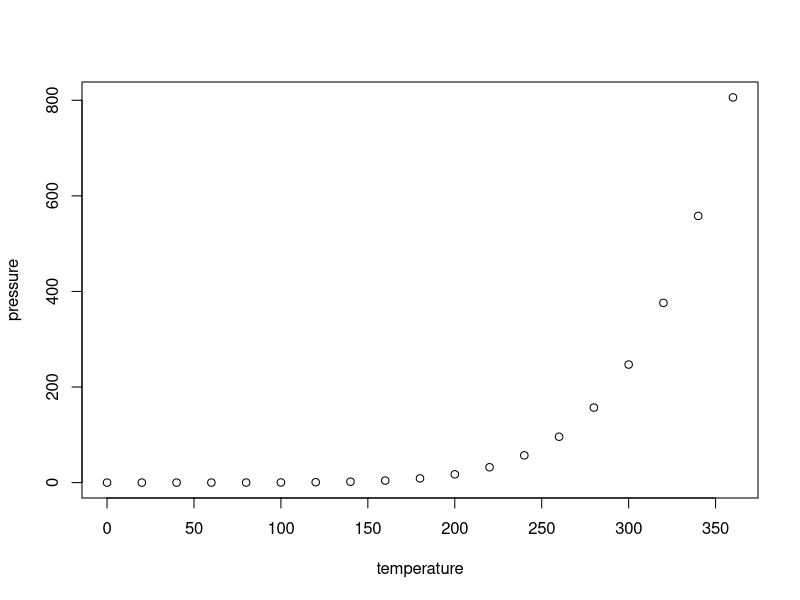
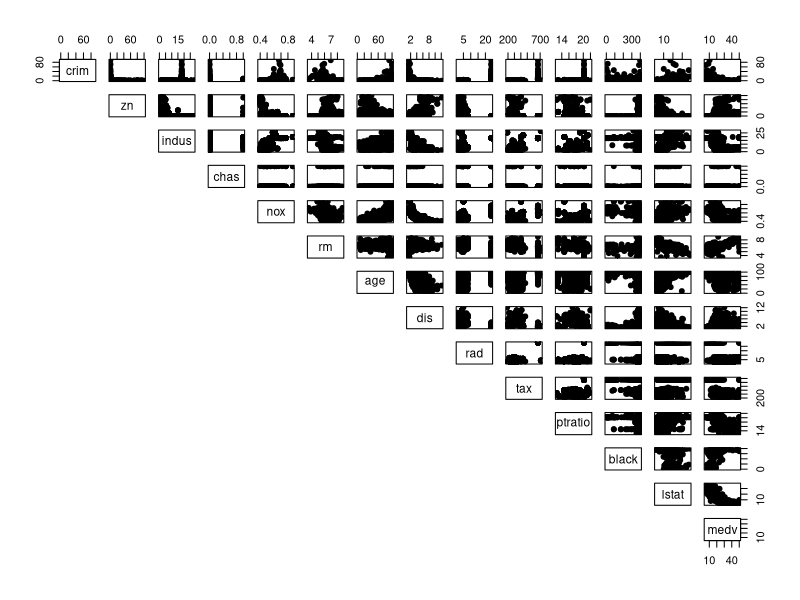
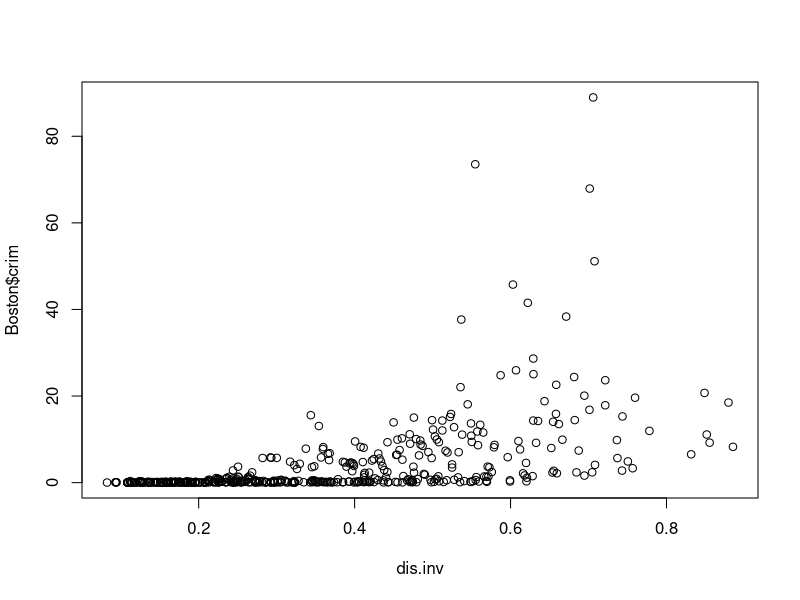
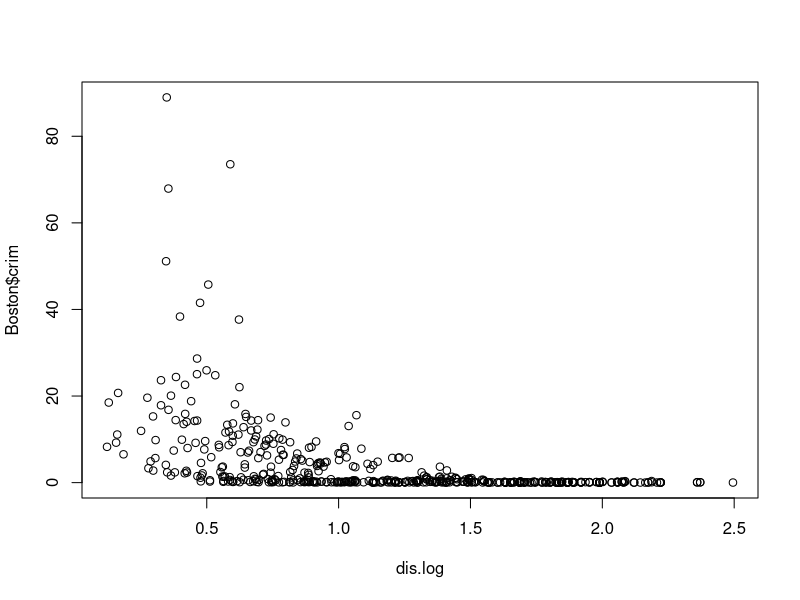
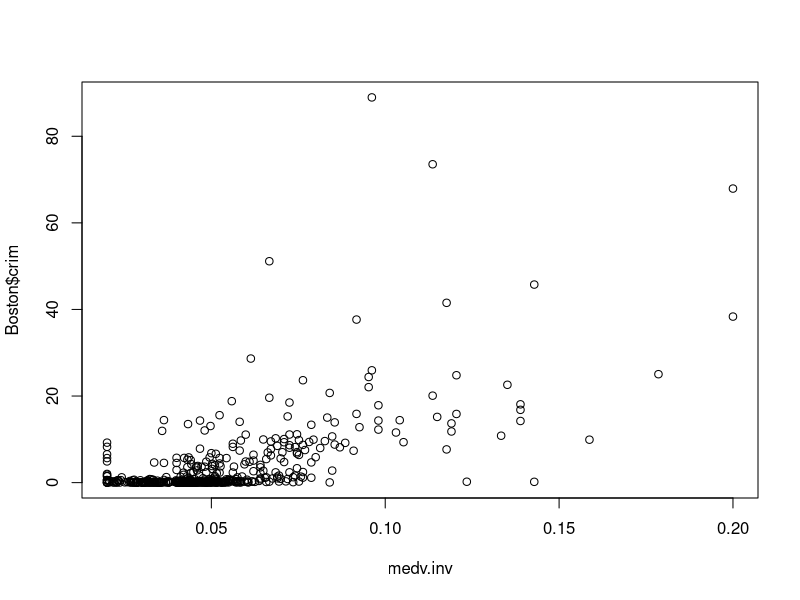
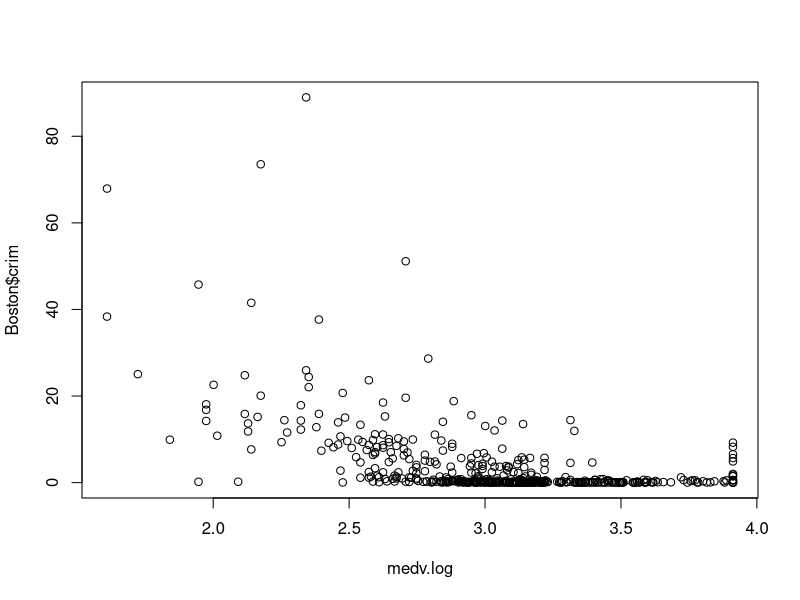
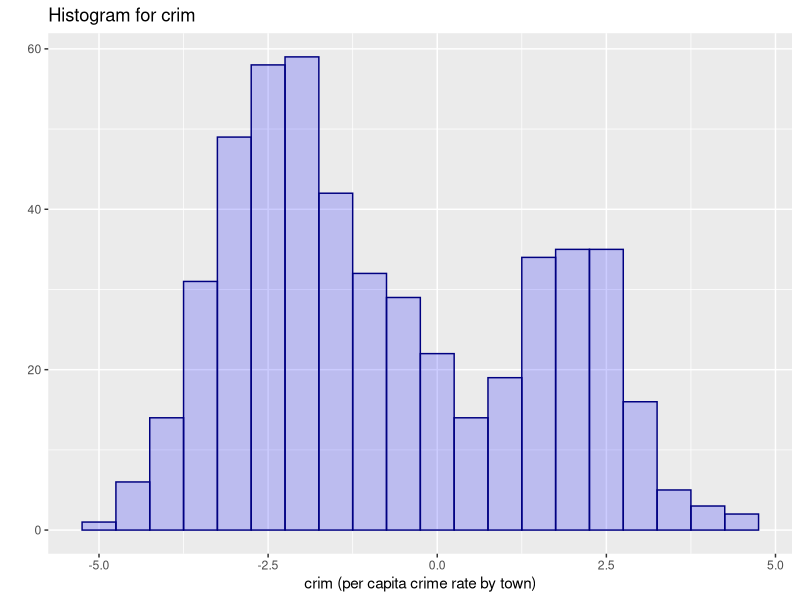
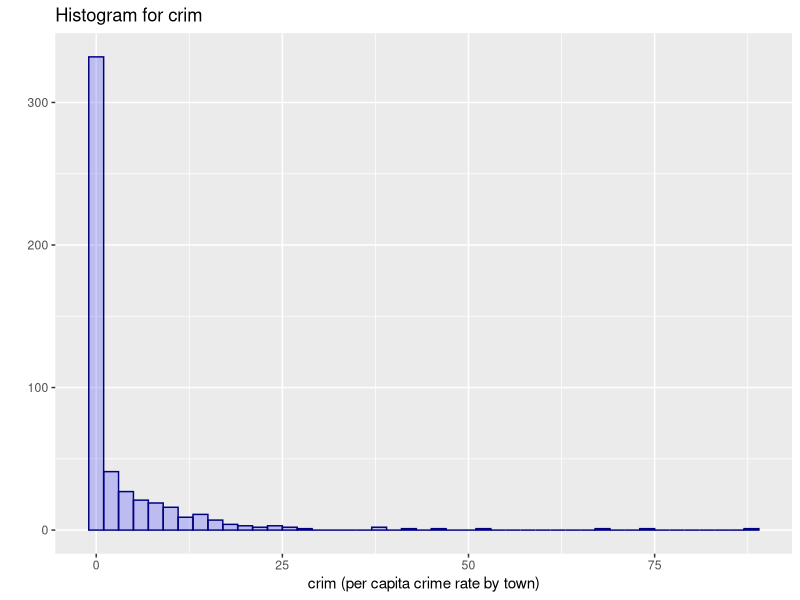

Reproduce these figures in R, in order.
## ---- chunk 1
knitr::opts_chunk$set(echo = TRUE)
## ---- chunk 2
summary(cars)
## ---- chunk 3
plot(pressure)
## ---- chunk 4
#############################
# Data Analysis Assignment
# Week 4
#############################

RNGkind(sample.kind="Rounding")
library(MASS)
library(ggplot2)
library(car)
library(glmnet)
library(leaps)

#############################
# Exploratory Data Analysis
#############################

attach(Boston)
X <- cbind(crim, zn, indus, chas, nox, rm, age, dis, rad, tax, ptratio, black, lstat, medv)
# Create pairwise scatterplot 
pairs(X[,1:14], pch=19, lower.panel=NULL)

# Create predictor transformations 
crim.log = log(Boston$crim)
medv.log = log(Boston$medv)
medv.inv = (1/Boston$medv)
medv.exp = exp(Boston$medv)
dis.log = log(Boston$dis)
dis.inv = (1/Boston$dis)
dis.exp = exp(Boston$dis)

#Plot transformed predictors vs. crim
plot(dis.inv, Boston$crim)
plot(dis.log, Boston$crim)
plot(medv.inv, Boston$crim)
plot(medv.log, Boston$crim)

# Historgram of crim.log
qplot(crim.log,
      geom="histogram",
      binwidth = 0.5,  
      main = "Histogram for crim", 
      xlab = "crim (per capita crime rate by town)",  
      fill=I("blue"), 
      col=I("navy"), 
      alpha=I(.2),
)

qplot(Boston$crim,
      geom="histogram",
      binwidth = 2,  
      main = "Histogram for crim", 
      xlab = "crim (per capita crime rate by town)",  
      fill=I("blue"), 
      col=I("navy"), 
      alpha=I(.2),
)

# Create new data frame with dis.inv and medv.inv as predictors
attach(Boston)
Boston.transform=cbind(crim, zn, indus, chas, nox, rm, age, rad, tax, ptratio, black, lstat)
Boston.transform = data.frame(Boston.transform, dis.inv, medv.inv)
